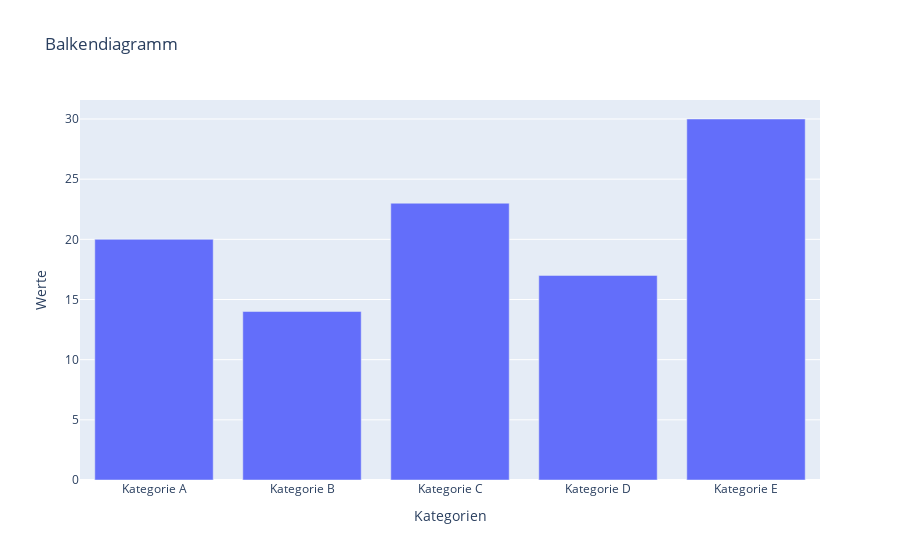

Here is the notebook cell this chart was saved with:
### Markdown cell above
Bar Chart in German

### Code cell
import plotly.graph_objects as go

# Creating a bar chart
fig = go.Figure()

fig.add_trace(go.Bar(
    x=['Kategorie A', 'Kategorie B', 'Kategorie C', 'Kategorie D', 'Kategorie E'],
    y=[20, 14, 23, 17, 30],
    name='Datenreihe 1'
))

fig.update_layout(
    title='Balkendiagramm',
    xaxis_title='Kategorien',
    yaxis_title='Werte',
    legend_title='Datenreihen'
)

fig.show()
fig.write_image('Charts\Data over time (temporal)\multilingual/bar_chart_german.png')

### Figure 1 — Plotly figure (JSON) as saved in the notebook; plotly's stock layout.template omitted (floating-point values rounded to 4 significant figures)
{"data": [{"name": "Datenreihe 1", "type": "bar", "x": ["Kategorie A", "Kategorie B", "Kategorie C", "Kategorie D", "Kategorie E"], "y": [20, 14, 23, 17, 30]}], "layout": {"legend": {"title": {"text": "Datenreihen"}}, "title": {"text": "Balkendiagramm"}, "xaxis": {"title": {"text": "Kategorien"}}, "yaxis": {"title": {"text": "Werte"}}}}
